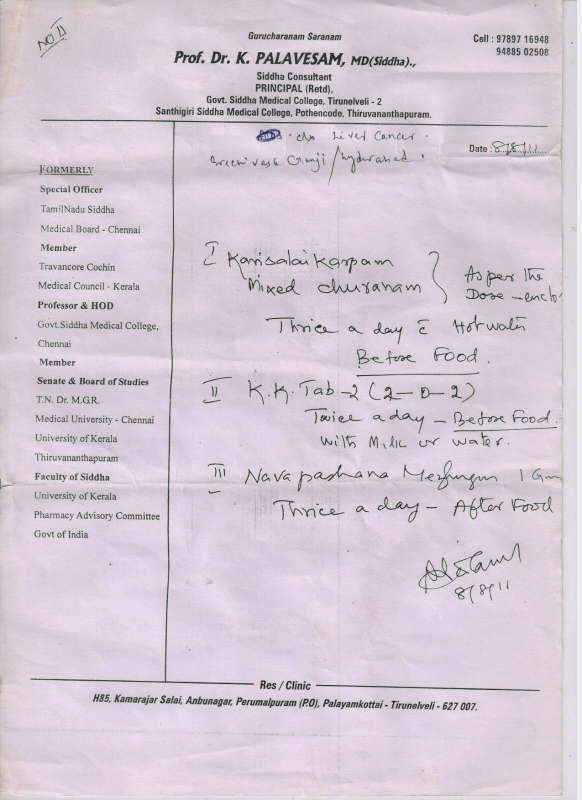
#> input picture src/utils/2.jpeg, 1164 x 1600 px (shown at 1/2 size)
$ python call_binary.py 2.jpeg
#> lines starting #> are read from the running program, lines starting #| are printed output that depends on the picture; after the words box and inside, x2 and y2 are one past the last pixel; in counts of white or black regions, pixels touching at a corner belong together
### src/utils/utils/binary.py
import cv2 as cv
import numpy as np

# [13 lines left out: functions resize, convolutional_blur, not called in this run]
def gaussian_blur(img):
  # gaussian blurring
  gaussian = cv.GaussianBlur(img,(3,3),0)
  return gaussian
def median_blur(img):
  # median blurring- highly effective against salt and pepper noise
  median= cv.medianBlur(img,5)
  return median
def bilateralFilter(img):
  # Bilateral Filtering- highly effective in noise removal while keeping edges sharp
  bilateral= cv.bilateralFilter(img,9,75,75)
  return bilateral
def smooth_image(img):
  # blur the image to reduce noise
  dst= median_blur(img)
  dst= gaussian_blur(dst)
  dst= bilateralFilter(dst)
  return dst
# ************************** Binarization *****************
def adaptive_thresholding(img):
  # adaptive mean binary threshold
  th4 = cv.adaptiveThreshold(img,255,cv.ADAPTIVE_THRESH_MEAN_C,cv.THRESH_BINARY,11,2)

  th5 = cv.adaptiveThreshold(img,255,cv.ADAPTIVE_THRESH_GAUSSIAN_C,cv.THRESH_BINARY,11,2)
  cv.imshow("ddfcdsa",th5)
  cv.waitKey(0)
  return th5
def otsu_binarisation(img):
  # global thresholding
  ret1,th1 = cv.threshold(img,127,255,cv.THRESH_BINARY)
  # Otsu's thresholding
  ret2,th2 = cv.threshold(img,0,255,cv.THRESH_BINARY+cv.THRESH_OTSU)
  # Otsu's thresholding after Gaussian filtering
  blur = cv.GaussianBlur(img,(3,3),0)
  ret3,th3 = cv.threshold(blur,0,255,cv.THRESH_BINARY+cv.THRESH_OTSU)
  return th3
def hist_equalise(img):
  eq=cv.equalizeHist(img)
  return eq

def binary(img):
# For handwritten notes the sequence of preprocessing should be as follows:-
# resizing
# Clustering if loading in color else load in grayscale
# Image filtering to reduce noise in grayscale image, the choise of filters depends on the type of noise
# Histogram Equalisation
# Thresholding
# Binarization
# Smoothing ----- this is only necessary for handwritten mode, and not for the screep capture mode
  # img=resize(img)
  th = img
  th = smooth_image(img)
  th = adaptive_thresholding(th)
  th = otsu_binarisation(th)
  th = smooth_image(th)
  print(img.shape)
  print(th.shape)
  return th

### src/utils/call_binary.py
#!/usr/bin/python
# -*- coding: utf-8 -*-
import cv2
from utils.binary import *
import sys

img = cv2.imread(sys.argv[1], 0)
#> img: shape (1600, 1164); min 0, max 254, mean 206.2
img_gray = img
img_sobel = cv.Sobel(img_gray, cv.CV_8U, 1, 0, 3)
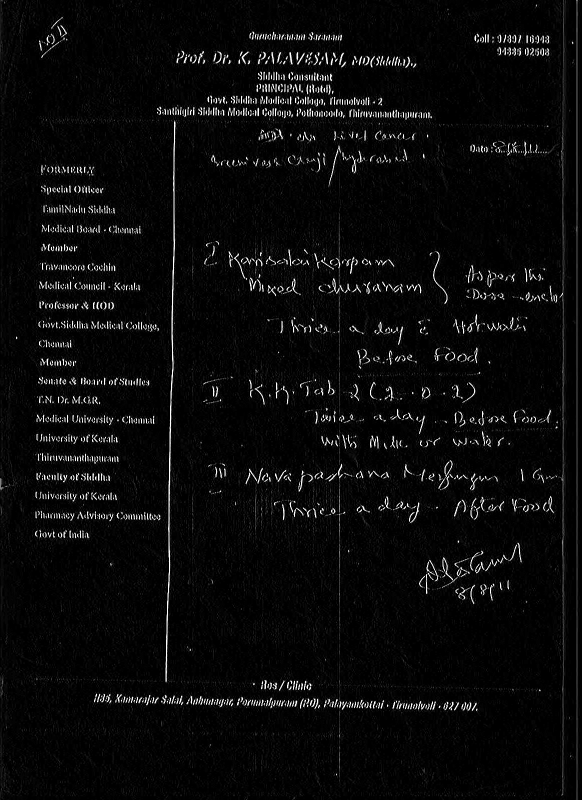
#> img_sobel: shape (1600, 1164) (shown at 1/2 size); min 0, max 255, mean 10.5
img_threshold = cv.threshold(img_sobel, 0, 255, cv.THRESH_OTSU
                             + cv.THRESH_BINARY)[1]
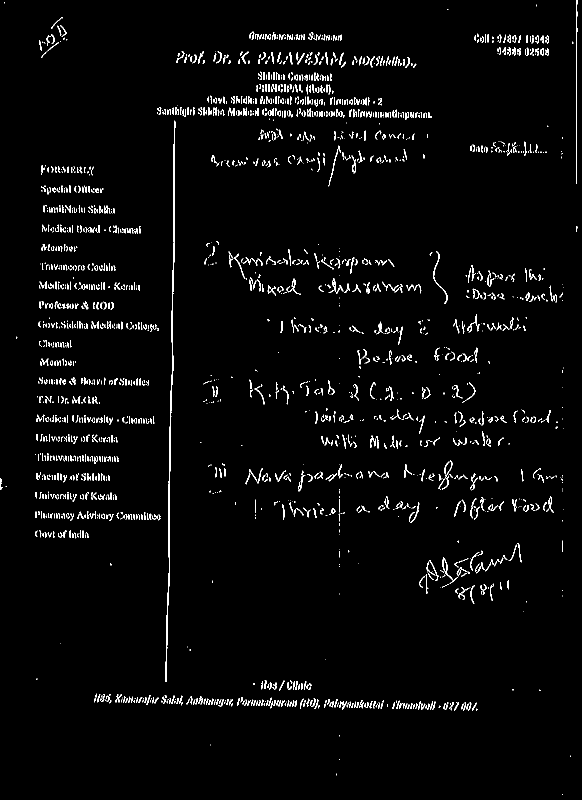
#> img_threshold: shape (1600, 1164) (shown at 1/2 size); 2.7% white in thin lines or dots
r1 = binary(img)
#> in median_blur, `median= cv.medianBlur(img,5)`:
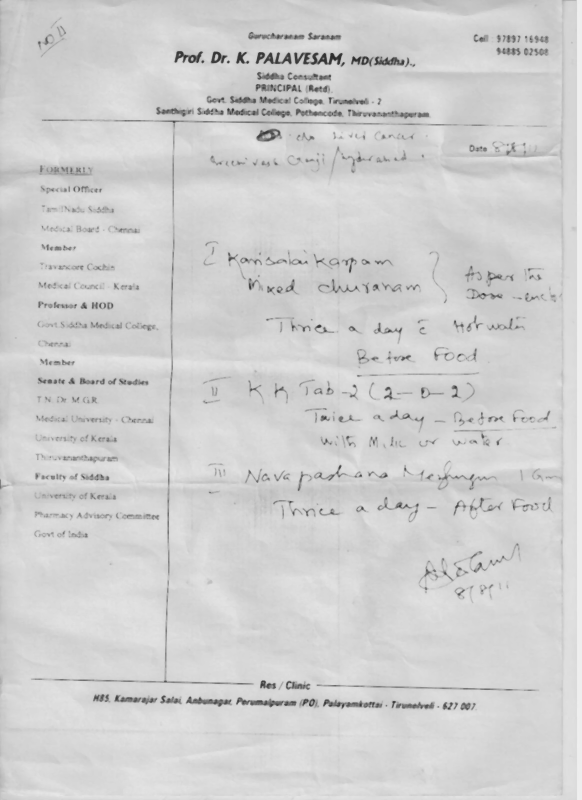
#> median: shape (1600, 1164) (shown at 1/2 size); min 42, max 240, mean 207.7
#> in adaptive_thresholding, `th4 = cv.adaptiveThreshold(img,255,cv.ADAPTIVE_THRESH_MEAN_C,cv.THRESH..`:
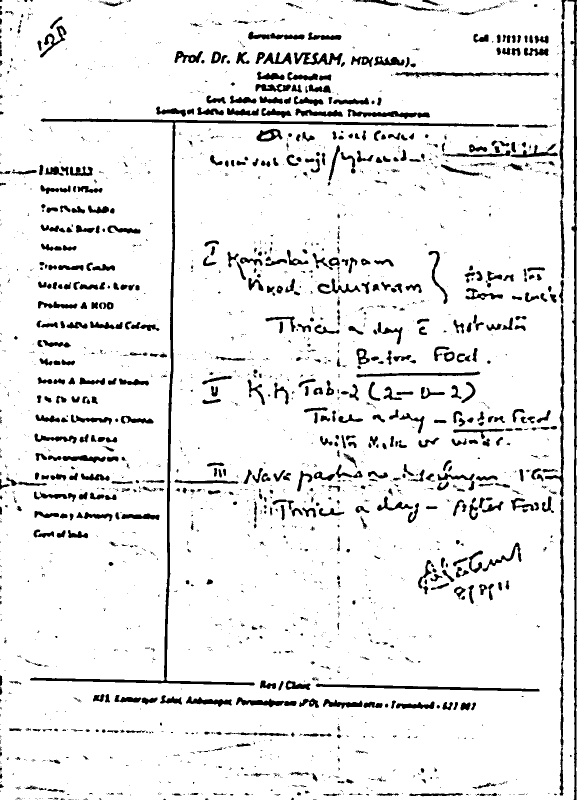
#> th4: shape (1600, 1164) (shown at 1/2 size); 91.6% white; 2161 black regions (1465 under 20 px), largest, box (x1, y1, x2, y2) and area: (60, 237, 989, 1371) 13150, (1133, 0, 1154, 1600) 7730, (1119, 995, 1129, 1591) 2825
#> in adaptive_thresholding, `th5 = cv.adaptiveThreshold(img,255,cv.ADAPTIVE_THRESH_GAUSSIAN_C,cv.TH..`:
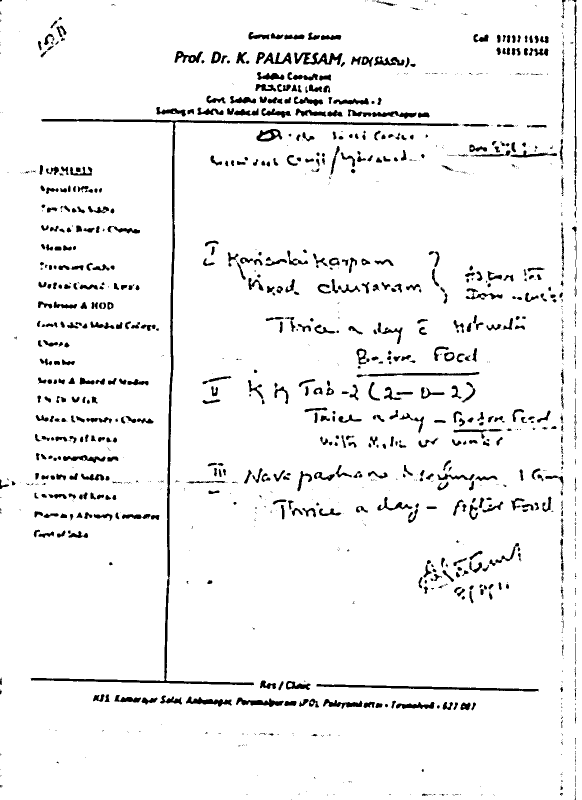
#> th5: shape (1600, 1164) (shown at 1/2 size); 94.5% white; 1227 black regions (558 under 20 px), largest, box (x1, y1, x2, y2) and area: (61, 238, 918, 1371) 11463, (633, 1368, 1078, 1383) 2124, (588, 105, 685, 130) 1237
#> in otsu_binarisation, `ret2,th2 = cv.threshold(img,0,255,cv.THRESH_BINARY+cv.THRESH_OTSU)`: ret2 = 0
#> in otsu_binarisation, `ret3,th3 = cv.threshold(blur,0,255,cv.THRESH_BINARY+cv.THRESH_OTSU)`: th3: shape (1600, 1164); 94.5% white; 883 black regions (221 under 20 px), largest, box (x1, y1, x2, y2) and area: (61, 238, 917, 1371) 11555, (633, 1368, 1078, 1383) 2139, (588, 105, 685, 130) 1249
#> in otsu_binarisation, `ret3,th3 = cv.threshold(blur,0,255,cv.THRESH_BINARY+cv.THRESH_OTSU)`: ret3 = 143
#> in median_blur (call 2), `median= cv.medianBlur(img,5)`:
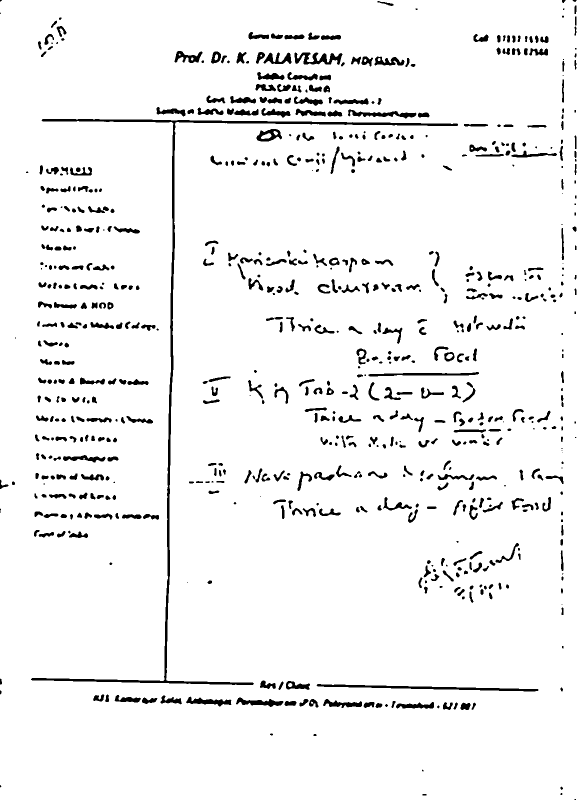
#> median: shape (1600, 1164) (shown at 1/2 size); 94.9% white; 721 black regions (90 under 20 px), largest, box (x1, y1, x2, y2) and area: (62, 238, 916, 1370) 11546, (633, 1368, 1077, 1383) 2139, (589, 105, 685, 130) 1256
#| (1600, 1164)
#| (1600, 1164)
r = cv2.threshold(img, 0, 255, cv2.THRESH_BINARY | cv2.THRESH_OTSU)[1]
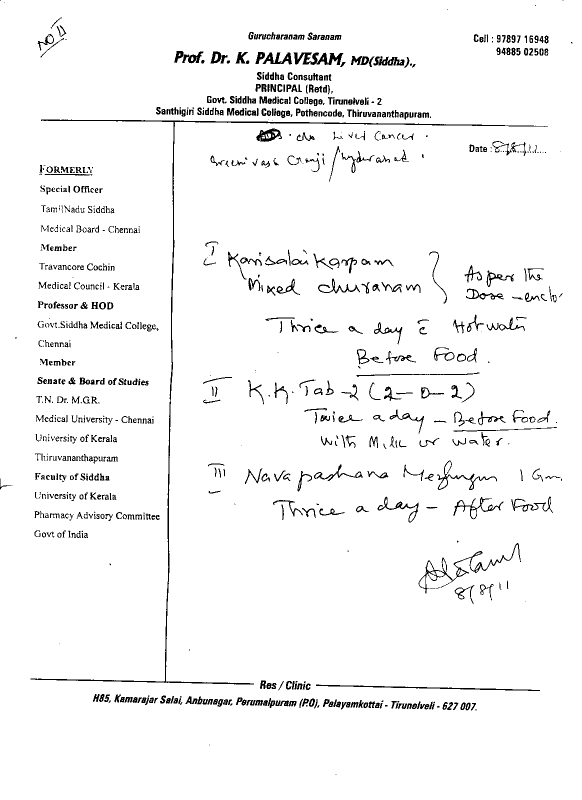
#> r: shape (1600, 1164) (shown at 1/2 size); 96.2% white; black in thin lines or dots
cv2.namedWindow('ddf', cv2.WINDOW_NORMAL)
cv2.imshow('ddf', r)
cv2.namedWindow('ddf2', cv2.WINDOW_NORMAL)
cv2.imshow('ddf2', r1)
cv2.namedWindow('ddf2er', cv2.WINDOW_NORMAL)
cv2.imshow('ddf2er', img_threshold)

cv2.waitKey(0)
